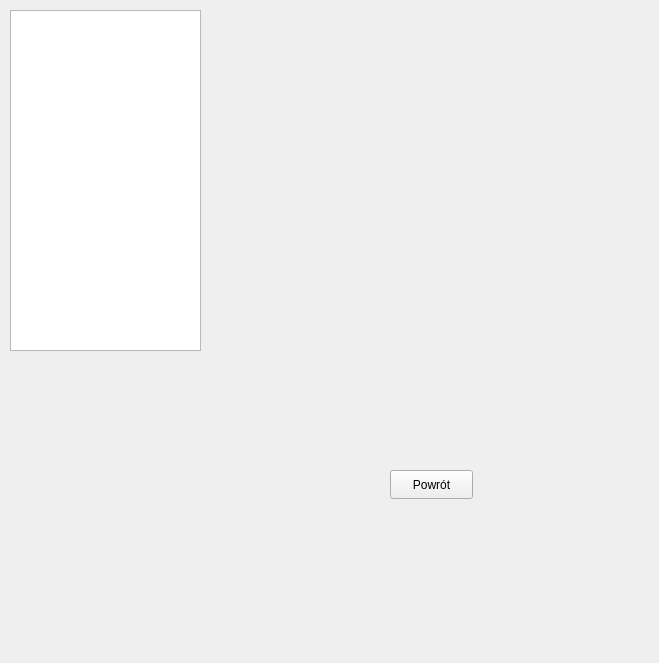
<?xml version="1.0" encoding="UTF-8"?>
<ui version="4.0">
 <class>LeaderboardWindow</class>
 <widget class="QWidget" name="LeaderboardWindow">
  <property name="geometry">
   <rect>
    <x>0</x>
    <y>0</y>
    <width>659</width>
    <height>663</height>
   </rect>
  </property>
  <property name="windowTitle">
   <string>Form</string>
  </property>
  <widget class="QPushButton" name="backToMenuButton">
   <property name="geometry">
    <rect>
     <x>390</x>
     <y>470</y>
     <width>83</width>
     <height>29</height>
    </rect>
   </property>
   <property name="text">
    <string>Powrót</string>
   </property>
  </widget>
  <widget class="QTableWidget" name="tableWidget">
   <property name="geometry">
    <rect>
     <x>10</x>
     <y>10</y>
     <width>191</width>
     <height>341</height>
    </rect>
   </property>
  </widget>
 </widget>
 <resources/>
 <connections/>
</ui>
